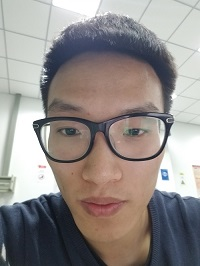
#> input picture testwli.jpg, 200 x 266 px
$ python 17_Grand.py
#> lines starting #> are read from the running program, lines starting #| are printed output that depends on the picture
#> further down, src is the input picture: shape (266, 200, 3); mean B, G, R 138.2, 140.7, 147
import cv2 as cv


def sobel(img):
    """索贝尔算子"""
    grad_x = cv.Sobel(img, cv.CV_32F, 1, 0)
    grad_y = cv.Sobel(img, cv.CV_32F, 0, 1)
    gradx = cv.convertScaleAbs(grad_x)
    grady = cv.convertScaleAbs(grad_y)
    cv.imshow("x", gradx)
    cv.imshow("y", grady)

    gradxy = cv.addWeighted(gradx, 0.5, grady, 0.5, 0)
    cv.imshow("grad", gradxy)


def scharr(img):
    """某些边缘差异很小的情况下使用"""
    grad_x = cv.Scharr(img, cv.CV_32F, 1, 0)
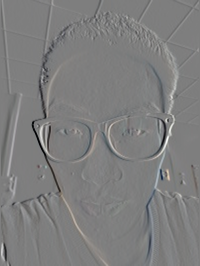
#> grad_x: shape (266, 200, 3) float32; mean B, G, R 3.1, 2.5, 3.1; drawn with min black and max white
    grad_y = cv.Scharr(img, cv.CV_32F, 0, 1)
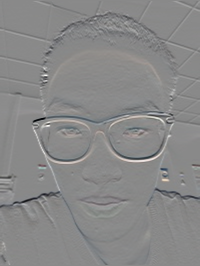
#> grad_y: shape (266, 200, 3) float32; mean B, G, R -19.1, -19.9, -19.6; drawn with min black and max white
    gradx = cv.convertScaleAbs(grad_x)
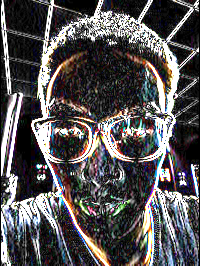
#> gradx: shape (266, 200, 3); mean B, G, R 85.4, 84.1, 86.7
    grady = cv.convertScaleAbs(grad_y)
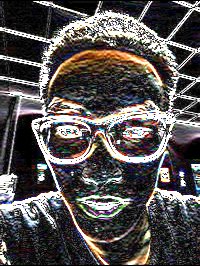
#> grady: shape (266, 200, 3); mean B, G, R 81.6, 82.4, 86.7
    cv.imshow("x", gradx)
    cv.imshow("y", grady)

    gradxy = cv.addWeighted(gradx, 0.5, grady, 0.5, 0)
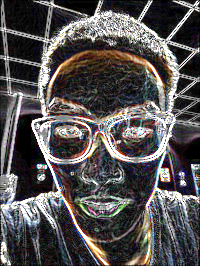
#> gradxy: shape (266, 200, 3); mean B, G, R 83.5, 83.2, 86.7
    cv.imshow("grad", gradxy)


def lapalian(img):
    """拉普拉斯算子"""
    dst = cv.Laplacian(img, cv.CV_32F)
    lpls = cv.convertScaleAbs(dst)
    cv.imshow("lpls", lpls)


src = cv.imread('testwli.jpg')
#sobel(src)
scharr(src)
# lapalian(src)
cv.waitKey(0)
cv.destroyAllWindows()

$ run again, with cwwhand.jpg copied over testwli.jpg
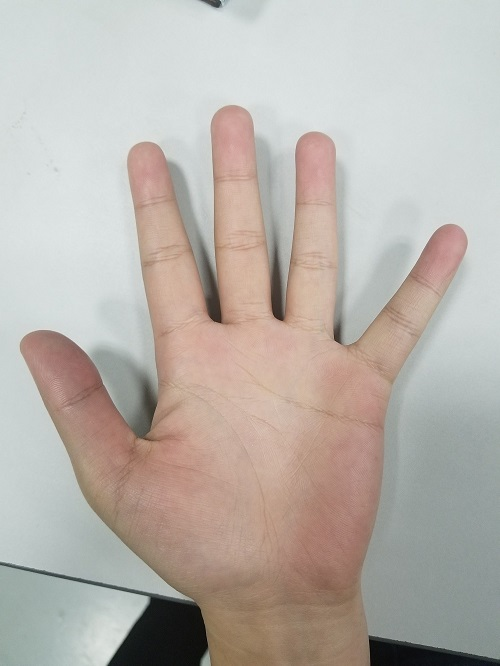
#> input picture cwwhand.jpg, 500 x 666 px
#> src is the input picture: shape (666, 500, 3); mean B, G, R 171, 177.7, 184.8
#> in scharr, `grad_y = cv.Scharr(img, cv.CV_32F, 0, 1)`:
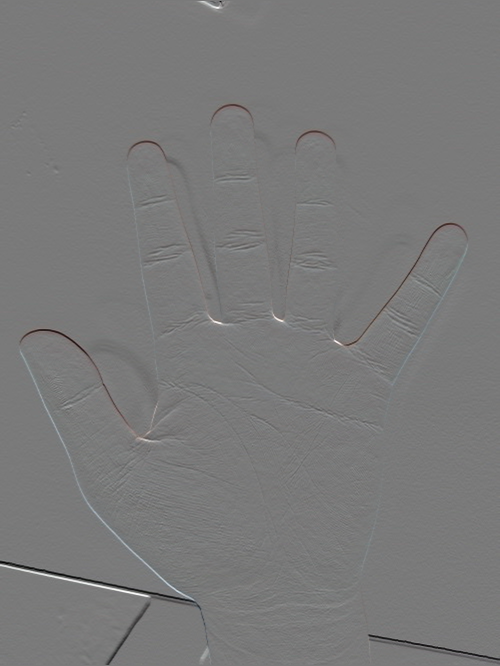
#> grad_y: shape (666, 500, 3) float32; mean B, G, R -6.1, -5.8, -5.2; drawn with min black and max white
#> in scharr, `gradxy = cv.addWeighted(gradx, 0.5, grady, 0.5, 0)`:
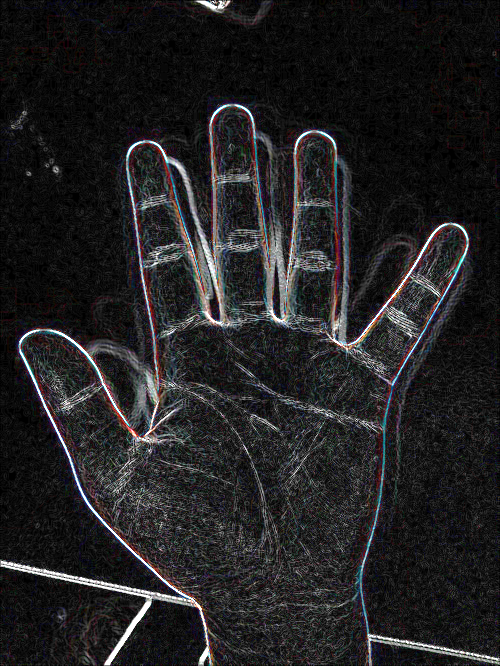
#> gradxy: shape (666, 500, 3); mean B, G, R 35, 33.9, 34.6

$ run again, with templatematch.jpg copied over testwli.jpg
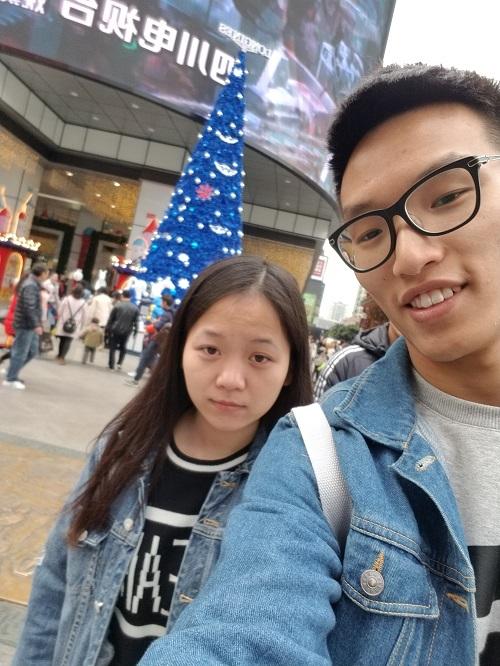
#> input picture templatematch.jpg, 500 x 666 px
#> src is the input picture: shape (666, 500, 3); mean B, G, R 129.8, 126.7, 127.7
#> in scharr, `grady = cv.convertScaleAbs(grad_y)`:
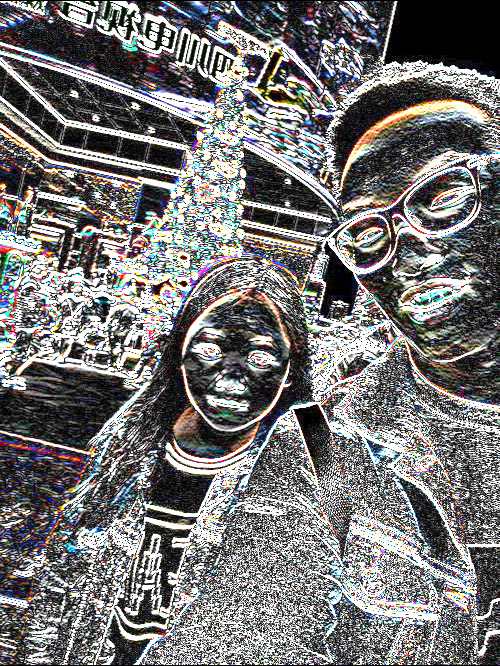
#> grady: shape (666, 500, 3); mean B, G, R 118.3, 118.1, 119.6
#> in scharr, `gradxy = cv.addWeighted(gradx, 0.5, grady, 0.5, 0)`:
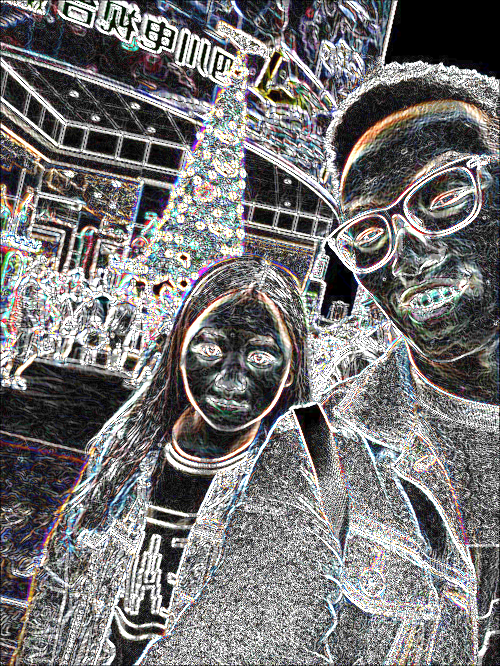
#> gradxy: shape (666, 500, 3); mean B, G, R 118.1, 117.9, 119.5
